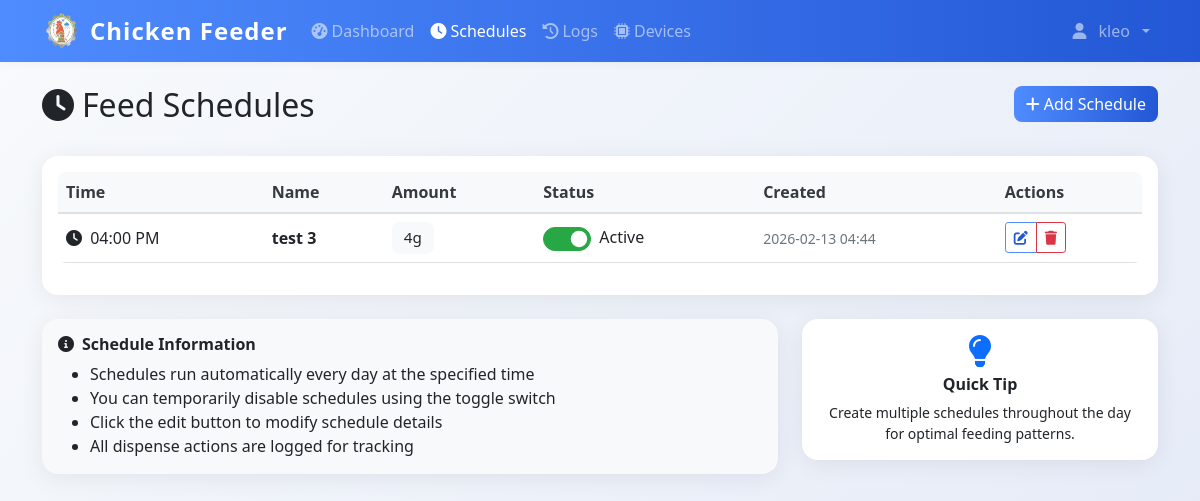
Screenshot of /schedules (signed in) with the database file from the repository.
### models.py (models this page shows)
class User(UserMixin, db.Model):
    id = db.Column(db.Integer, primary_key=True)
    username = db.Column(db.String(80), unique=True, nullable=False)
    email = db.Column(db.String(120), unique=True, nullable=False)
    password_hash = db.Column(db.String(120), nullable=False)
    iot_device_url = db.Column(db.String(255), nullable=True)  # e.g., 'http://192.168.1.100:5000' or 'pi_klei'
    is_admin = db.Column(db.Boolean, default=True)
    created_at = db.Column(db.DateTime, default=datetime.now)

class FeedSchedule(db.Model):
    id = db.Column(db.Integer, primary_key=True)
    name = db.Column(db.String(100), nullable=False)
    feed_time = db.Column(db.Time, nullable=False)
    amount_grams = db.Column(db.Integer, nullable=False)
    is_active = db.Column(db.Boolean, default=True)
    created_by = db.Column(db.Integer, db.ForeignKey('user.id'), nullable=False)
    created_at = db.Column(db.DateTime, default=datetime.now)
    user = db.relationship('User', backref=db.backref('schedules', lazy=True))

### app.py (the view)
@app.route('/schedules')
@login_required
def schedules():
    schedules = FeedSchedule.query.filter_by(created_by=current_user.id).order_by(FeedSchedule.feed_time).all()
    return render_template('schedules.html', schedules=schedules)

### app.py (called while the page is built)
@login_manager.user_loader
def load_user(user_id):
    return db.session.get(User, int(user_id))

@app.context_processor
def inject_datetime():
    return {'datetime': datetime}

@app.before_request
def restrict_admin_from_user_pages():
    if current_user.is_authenticated and getattr(current_user, 'is_admin', False):
        if not request.path.startswith('/admin'):
            if not request.path.startswith('/static') and not request.path.startswith('/logout'):
                return redirect(url_for('admin.dashboard'))

### templates/schedules.html (shortened to what this page needs)
{% extends "base.html" %}
{% block content %}
<div class="container mt-4">
    <div class="row mb-4">
        <div class="col">
            <h1 class="h2">
                <i class="fas fa-clock me-2"></i>Feed Schedules
            </h1>
        </div>
        <div class="col-auto">
            <a href="{{ url_for('add_schedule') }}" class="btn btn-primary">
                <i class="fas fa-plus me-1"></i>Add Schedule
            </a>
        </div>
    </div>
    <div class="card">
        <div class="card-body">
            {% if schedules %}
            <div class="table-responsive">
                <table class="table table-hover">
                    <thead>
                        <tr>
                            <th>Time</th>
                            <th>Name</th>
                            <th>Amount</th>
                            <th>Status</th>
                            <th>Created</th>
                            <th>Actions</th>
                        </tr>
                    </thead>
                    <tbody>
                        {% for schedule in schedules %}
                        <tr id="schedule-{{ schedule.id }}">
                            <td>
                                <i class="fas fa-clock me-1"></i>
                                {{ schedule.feed_time.strftime('%I:%M %p') }}
                            </td>
                            <td>
                                <strong>{{ schedule.name }}</strong>
                            </td>
                            <td>
                                <span class="badge bg-light text-dark">{{ schedule.amount_grams }}g</span>
                            </td>
                            <td>
                                <div class="form-check form-switch d-flex align-items-center gap-2">
                                    <input class="form-check-input" type="checkbox"
                                        id="toggle-{{ schedule.id }}"
                                        {% if schedule.is_active %}checked{% endif %}
                                        onchange="toggleSchedule(this)" data-id="{{ schedule.id }}">
                                    <label class="form-check-label" for="toggle-{{ schedule.id }}">
                                        <span id="status-text-{{ schedule.id }}">
                                            {% if schedule.is_active %}Active{% else %}Inactive{% endif %}
                                        </span>
                                    </label>
                                </div>
                            </td>
                            <td>
                                <small class="text-muted">
                                    {{ schedule.created_at.strftime('%Y-%m-%d %H:%M') }}
                                </small>
                            </td>
                            <td>
                                <div class="btn-group btn-group-sm">
                                    <a class="btn btn-outline-primary"
                                       href="{{ url_for('edit_schedule', schedule_id=schedule.id) }}"
                                       title="Edit this schedule">
                                        <i class="fas fa-edit"></i>
                                    </a>
                                    <button class="btn btn-outline-danger"
                                            onclick="deleteSchedule(this)"
                                            data-id="{{ schedule.id }}"
                                            data-name="{{ schedule.name }}"
                                            title="Delete schedule">
                                        <i class="fas fa-trash"></i>
                                    </button>
                                </div>
                            </td>
                        </tr>
                        {% endfor %}
                    </tbody>
                </table>
            </div>
            {% endif %}
        </div>
    </div>
    <div class="row mt-4">
        <div class="col-lg-8">
            <div class="card bg-light">
                <div class="card-body">
                    <h6 class="card-title">
                        <i class="fas fa-info-circle me-2"></i>Schedule Information
                    </h6>
                    <ul class="mb-0">
                        <li>Schedules run automatically every day at the specified time</li>
                        <li>You can temporarily disable schedules using the toggle switch</li>
                        <li>Click the edit button to modify schedule details</li>
                        <li>All dispense actions are logged for tracking</li>
                    </ul>
                </div>
            </div>
        </div>
        <div class="col-lg-4">
            <div class="card border-primary">
                <div class="card-body text-center">
                    <i class="fas fa-lightbulb fa-2x text-primary mb-2"></i>
                    <h6 class="card-title">Quick Tip</h6>
                    <p class="card-text small">
                        Create multiple schedules throughout the day for optimal feeding patterns.
                    </p>
                </div>
            </div>
        </div>
    </div>
</div>
{% endblock %}

### templates/base.html (shortened to what this page needs)
<!DOCTYPE html>
<html lang="en">
<head>
    <link href="https://cdn.jsdelivr.net/npm/bootstrap@5.1.3/dist/css/bootstrap.min.css" rel="stylesheet">
    <link href="https://cdnjs.cloudflare.com/ajax/libs/font-awesome/6.0.0/css/all.min.css" rel="stylesheet">
    <link href="{{ url_for('static', filename='css/style.css') }}" rel="stylesheet">
</head>
<body>
    {% if current_user.is_authenticated %}
    <nav class="navbar navbar-expand-lg navbar-dark bg-primary">
        <div class="container">
            <div class="d-flex align-items-center gap-2">
                <img src="{{ url_for('static', filename='img/chicken-logo.png') }}" alt="Logo" style="width:40px;height:40px;" >
                <a class="navbar-brand" href="{{ url_for('dashboard') }}">
                   Chicken Feeder
                </a>
            </div>
            <div class="collapse navbar-collapse" id="navbarNav">
                <ul class="navbar-nav me-auto">
                    <li class="nav-item">
                        <a class="nav-link {% if request.endpoint == 'dashboard' %}active{% endif %}"
                           href="{{ url_for('dashboard') }}">
                            <i class="fas fa-tachometer-alt me-1"></i>Dashboard
                        </a>
                    </li>
                    <li class="nav-item">
                        <a class="nav-link {% if request.endpoint in ['schedules', 'add_schedule'] %}active{% endif %}"
                           href="{{ url_for('schedules') }}">
                            <i class="fas fa-clock me-1"></i>Schedules
                        </a>
                    </li>
                    <li class="nav-item">
                        <a class="nav-link {% if request.endpoint == 'logs' %}active{% endif %}"
                           href="{{ url_for('logs') }}">
                            <i class="fas fa-history me-1"></i>Logs
                        </a>
                    </li>
                    <li class="nav-item">
                        <a class="nav-link {% if request.endpoint in ['devices', 'add_device'] %}active{% endif %}"
                           href="{{ url_for('devices') }}">
                            <i class="fas fa-microchip me-1"></i>Devices
                        </a>
                    </li>
                </ul>
                <ul class="navbar-nav">
                    <li class="nav-item dropdown">
                        <a class="nav-link dropdown-toggle d-flex align-items-center gap-2" href="#" id="navbarDropdown" role="button"
                           data-bs-toggle="dropdown" aria-expanded="false">
                            <i class="fas fa-user me-1 "></i>{{ current_user.username }}
                        </a>
                    </li>
                </ul>
            </div>
        </div>
    </nav>
    {% endif %}
    <main class="container-fluid align-items-center">
        {% block content %}{% endblock %}
    </main>
</body>
</html>

### static/css/style.css (style rules this page uses)
:root { --primary-color: #2c5f2d; --secondary-color: #97bc62; --success-color: #28a745; --danger-color: #dc3545; --warning-color: #ffc107; --info-color: #17a2b8; --light-color: #f8f9fa; --dark-color: #343a40; }
body { font-family: 'Segoe UI', Tahoma, Geneva, Verdana, sans-serif; background-color: #f5f7fa; }
.navbar-brand { font-weight: bold; font-size: 1.5rem; }
.navbar-nav .nav-link { font-weight: 500; transition: all 0.2s ease; }
.card { border: none; border-radius: 12px; box-shadow: 0 2px 10px rgba(0,0,0,0.08); transition: all 0.3s ease; }
.btn { border-radius: 8px; font-weight: 500; transition: all 0.2s ease; }
.btn-primary { background: linear-gradient(135deg, var(--primary-color) 0%, var(--secondary-color) 100%); border: none; }
.table { border-radius: 8px; overflow: hidden; }
.table thead th { background-color: #f8f9fa; border-bottom: 2px solid #dee2e6; font-weight: 600; color: var(--dark-color); }
.badge { border-radius: 20px; font-size: 0.75rem; font-weight: 500; padding: 0.5rem 0.75rem; }
.form-switch .form-check-input { width: 3rem; height: 1.5rem; border-radius: 3rem; }
.form-switch .form-check-input:checked { background-color: var(--success-color); border-color: var(--success-color); }

### templates/base.html (style rules this page uses)
body { background: linear-gradient(135deg, #f8fafc 0%, #e3e9f7 100%); min-height: 100vh; }
.navbar { box-shadow: 0 2px 8px rgba(0,0,0,0.04); }
.card { border-radius: 1rem; box-shadow: 0 4px 24px rgba(0,0,0,0.07); }
.btn-primary, .bg-primary { background: linear-gradient(90deg, #4f8cff 0%, #2357d5 100%) !important; border: none; }
.btn-outline-primary { border-color: #4f8cff !important; color: #2357d5 !important; }
.card-title, h1, h2, h3, h4, h5, h6 { font-family: 'Segoe UI', 'Roboto', 'Arial', sans-serif; font-weight: 600; }
.badge { font-size: 0.95em; border-radius: 0.5em; }
.table th, .table td { vertical-align: middle !important; }
.navbar-brand { font-weight: bold; letter-spacing: 1px; }

### rows the page displays
User: username "kleo"
FeedSchedule: feed_time "04:00 PM", name "test 3", amount_grams "4", is_active "☑", shows "Active", created_at "2026-02-13 04:44"
